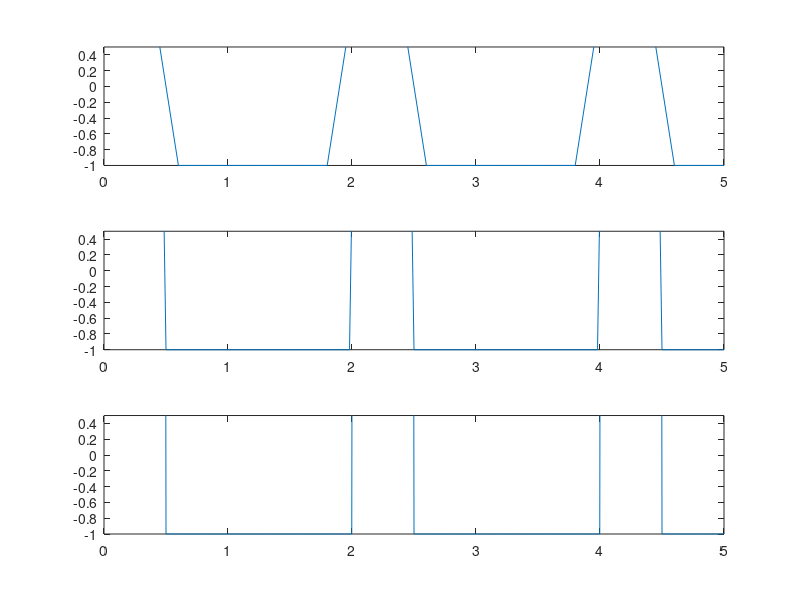

The MATLAB script that drew this image:
T0=2;
f0=1/T0;
t1=0:0.2:5;%rezolutia temporara de 200 ms                
t2=0:0.02:5;%rezolutia temporara de 20 ms
t3=0:0.002:5;%rezolutia temporara de 2 ms

x1=square(t1*2*pi*f0,25);
x2=square(t2*2*pi*f0,25);
x3=square(t3*2*pi*f0,25);
% subplot si plot sunt folosite pentru a afisa cele 3 grafice la 3 rezolutii diferite
subplot(3,1,1)
plot(t1,x1)
ylim([-1 0.5])

subplot(3,1,2)
plot(t2,x2)
ylim([-1 0.5])

subplot(3,1,3)
plot(t3,x3)
ylim([-1 0.5])
